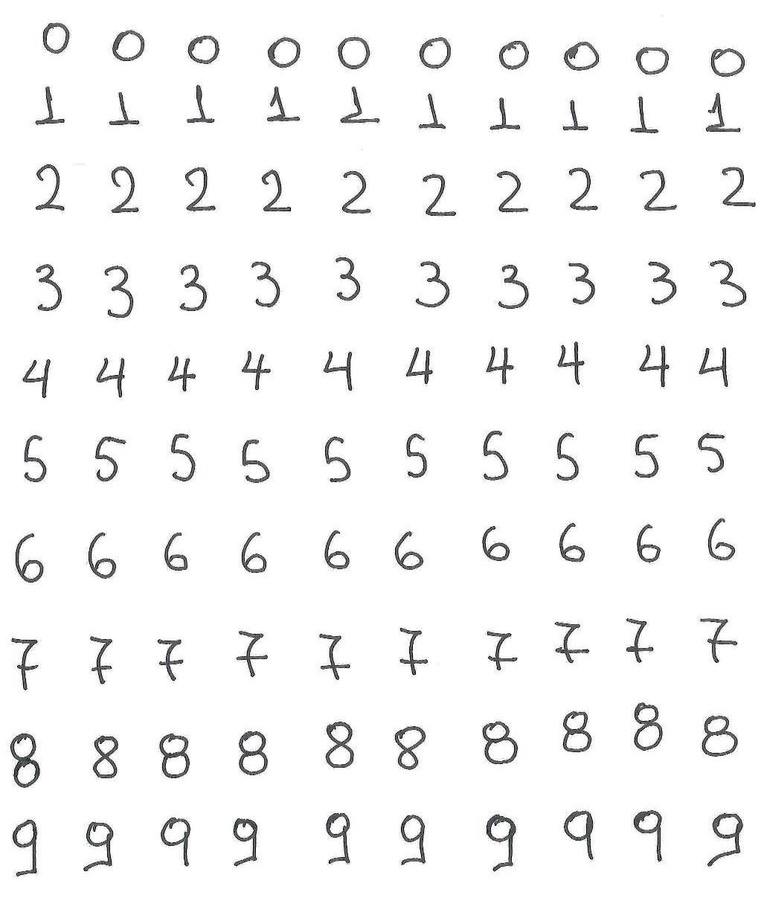
%> input picture marina.jpg, 764 x 924 px, shrunk from 1027 x 1242 before the run
$ octave segmentation.m   (GNU Octave 9; MATLAB toolbox functions it lacks are replaced by stand-ins)
%> lines starting %> are read from the running program, lines starting %| are printed output that depends on the picture; in (x1, y1, x2, y2) boxes, pixels count from 0 and x2, y2 are one past the last pixel; in counts of white or black regions, pixels touching at a corner belong together; the program's own positions count from 1
close all;
clear all
clc
%% segment image
folderName = 'Rodolfo'; %directory to store images in
rawImage = imread('marina.jpg');  %# Load the image
%> rawImage is the input picture: size 924x764x3 uint8; mean R, G, B 245.4, 245.4, 245.4
%%
figure(1); imshow(rawImage);
Img = rgb2gray(rawImage);       %grayscale image
level = graythresh(Img);        %find a segmentation threshold
%> level = 0.678
Img_b = ~im2bw(Img,level);         %convert the image to binary
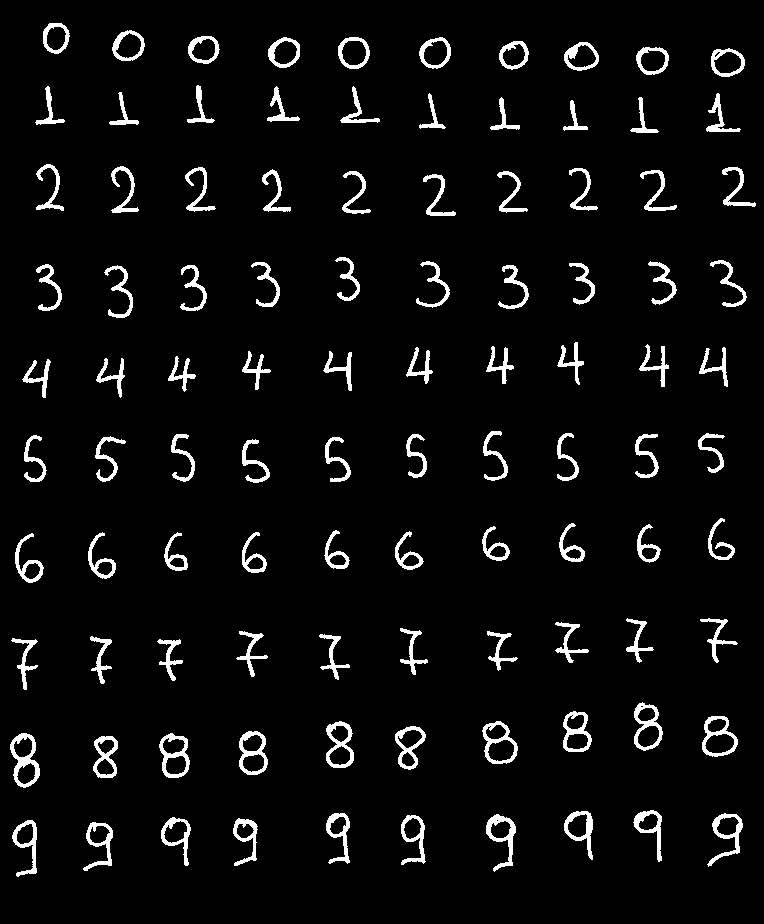
%> Img_b: size 924x764 logical; 5.1% white; 100 white regions
Img_b = bwareaopen(Img_b,30);  %delete small objects
figure(2);imshow(Img_b);
% Cc = bwconncomp(Img);
Cc = regionprops(Img_b, 'BoundingBox', 'Extrema');
%> Cc = 100 regions; largest, box (x1, y1, x2, y2): (707, 813, 743, 867), (486, 814, 516, 872), (710, 260, 747, 307), (700, 618, 738, 663), (10, 733, 40, 788)
% components = Cc.PixelIdxList;                 %get a structure that contains the linear indices of each identified component in its field

%%%
%%%%%% sort them:  http://blogs.mathworks.com/steve/2008/03/25/bwlabel-search-order/ %%%%%%%%%%
%%%
extrema = cat(1, Cc.Extrema);
%> extrema = 800 rows, first 12: [21.5 733.5; 27.5 733.5; 40.5 768.5; 40.5 776.5; 26.5 788.5; 23.5 788.5; 10.5 750.5; 10.5 744.5; 12.5 638.5; 15.5 638.5; 38.5 641.5; 38.5 667.5]
left_most_bottom = extrema(6:8:end, :);
%> left_most_bottom = 100 rows, first 12: [23.5 788.5; 24.5 690.5; 17.5 877.5; 28.5 583.5; 43.5 398.5; 30.5 482.5; 36.5 125.5; 61.5 211.5; 42.5 311.5; 54.5 54.5; 84.5 871.5; 102.5 579.5]
left = left_most_bottom(:, 1);
%> left = 100 values, max 752.5 at index 100, min 17.5 at index 3, mean 378.7
bottom = left_most_bottom(:, 2);
%> bottom = 100 values, max 877.5 at index 3, min 54.5 at index 10, mean 446.9
% quantize the bottom coordinate
bottom = 6 * round(bottom / 6);
%> bottom = 100 values, max 876 at index 3, min 54 at index 10, mean 446.8
[sorted, sort_order] = sortrows([bottom left]);
%> sorted = 100 rows, first 12: [54 54.5; 60 121.5; 66 203.5; 66 279.5; 72 349.5; 72 432.5; 72 511.5; 72 577.5; 78 646.5; 78 721.5; 120 270.5; 126 36.5]; sort_order = 100 values, max 100 at index 26, min 1 at index 90, mean 50.5
Cc_sort = Cc(sort_order);
%> Cc_sort has the same summary as Cc
%%%
%%%%%%%%%%%%%%%%%%%%%%%%%%%%%%%%%%%%%%%%%%%%%%%%%%%%%%%%%%%%%%%%%%%%%%%%%%%%%%%%%%%%%%%%%%%%%%%
%%%

hold on;

mkdir(folderName);

for i=0:length(Cc_sort)-1
%     [x y] = ind2sub(size(Img),cell2mat(components(i)));
%     xmin=min(x); xmax=max(x); ymin=min(y); ymax=max(y); w = xmax-xmin+4; h=ymax-ymin+4;
    if mod(i,10) == 0
        subfolderName = sprintf('%s/digit_%d',folderName,round(i/10));
        mkdir(subfolderName);
    end
    rectangle('Position',Cc_sort(i+1).BoundingBox, 'EdgeColor','r'); %just for showing
    Img_part = imcrop(Img_b,Cc_sort(i+1).BoundingBox);
    file_name = sprintf('%s/img%d.bmp',subfolderName,i);
    imwrite(Img_part,file_name,'BMP');
end
%> this loop made 100 passes
%> (subfolderName, file_name) on passes 1, 11, 21, 31, 41, 51: ('Rodolfo/digit_0', 'Rodolfo/digit_0/img0.bmp'), ('Rodolfo/digit_1', 'Rodolfo/digit_1/img10.bmp'), ('Rodolfo/digit_2', 'Rodolfo/digit_2/img20.bmp'), ('Rodolfo/digit_3', 'Rodolfo/digit_3/img30.bmp'), ('Rodolfo/digit_4', 'Rodolfo/digit_4/img40.bmp'), ('Rodolfo/digit_5', 'Rodolfo/digit_5/img50.bmp')
%> pass 1, `Img_part = imcrop(Img_b,Cc_sort(i+1).BoundingBox);`:
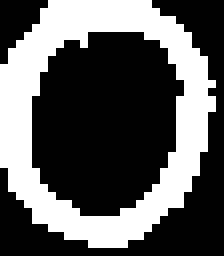
%> Img_part: size 32x28 logical (shown 8 times larger); 36.2% white; 1 white region, box (x1, y1, x2, y2) and area: (0, 0, 27, 31) 324
%> pass 2, `Img_part = imcrop(Img_b,Cc_sort(i+1).BoundingBox);`:
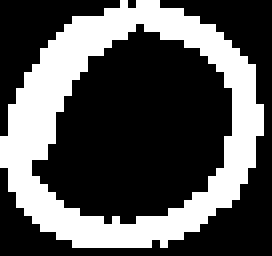
%> Img_part: size 32x34 logical (shown 8 times larger); 33.3% white; 1 white region, box (x1, y1, x2, y2) and area: (0, 0, 33, 31) 362
%> pass 3, `Img_part = imcrop(Img_b,Cc_sort(i+1).BoundingBox);`:
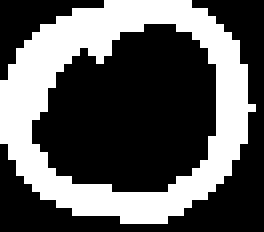
%> Img_part: size 29x33 logical (shown 8 times larger); 35.9% white; 1 white region, box (x1, y1, x2, y2) and area: (0, 0, 32, 28) 344
%> after the loop, subfolderName = 'Rodolfo/digit_9'
%> after the loop:
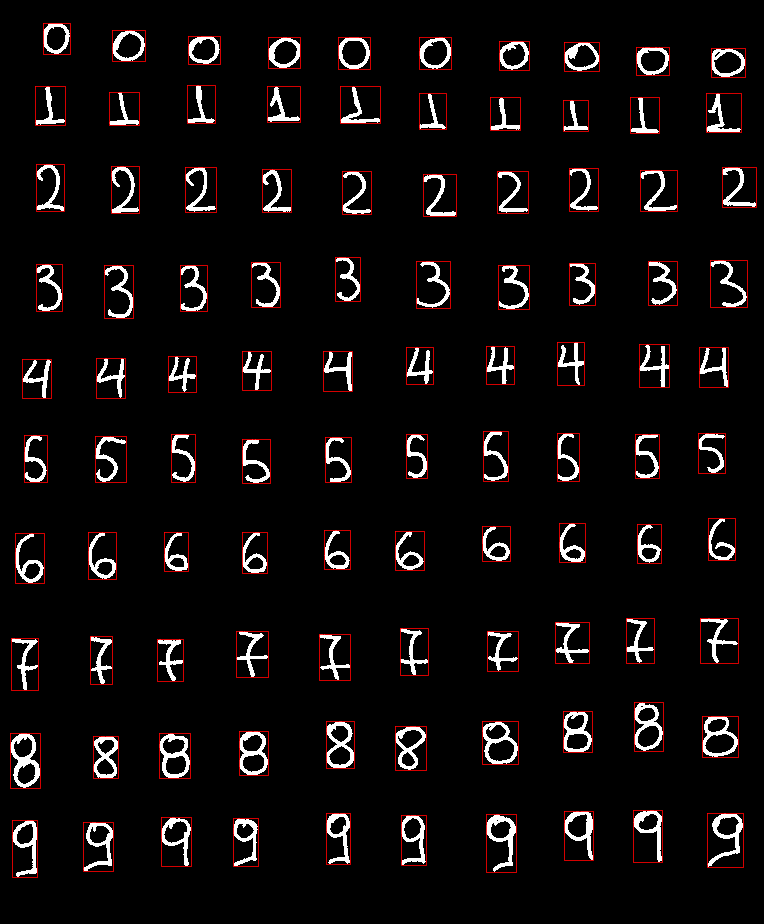
%> figure redrawn from the program's plot data
hold off;
%% create datafile
%> (the run ends here)
